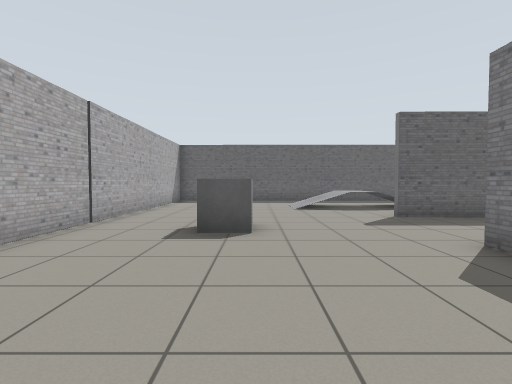
[1] (above)

24 first-person views from a walk through a Gazebo world. The camera is 0.94 m above the floor, tilts 2° down and sees 85° across. The floor is counted in squares, 1 m on a side. Each view is taken from the middle of a square. On the plan, view 1 faces up. The plan holds only what a view shows up to about 11 squares ahead; the rest is blank.

[2]
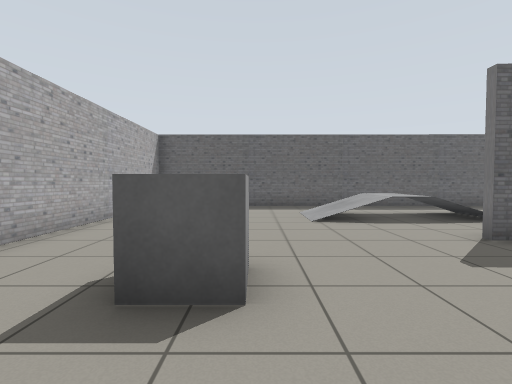

[3]
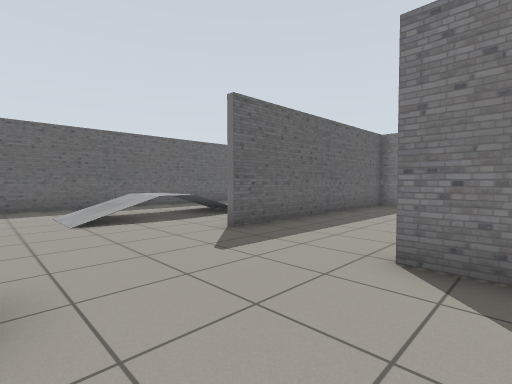

[4]
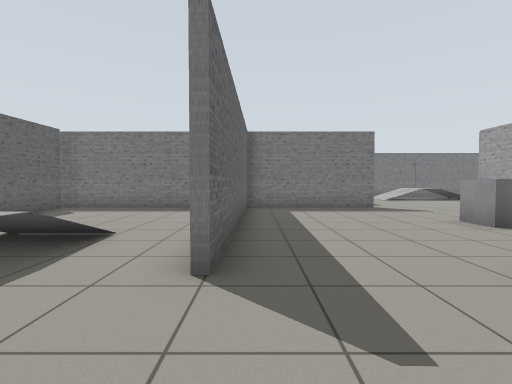

[5]
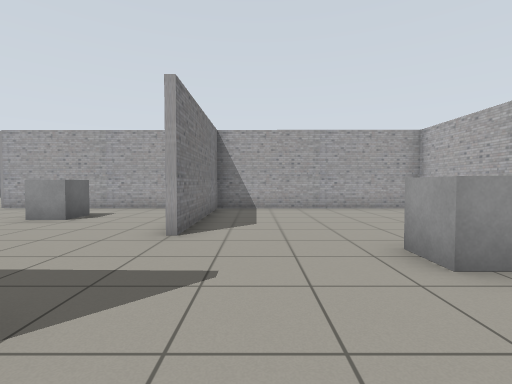

[6]
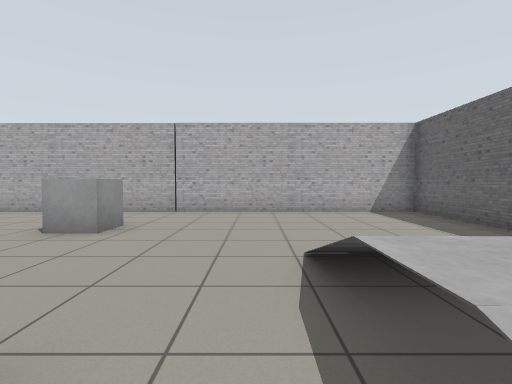

[7]
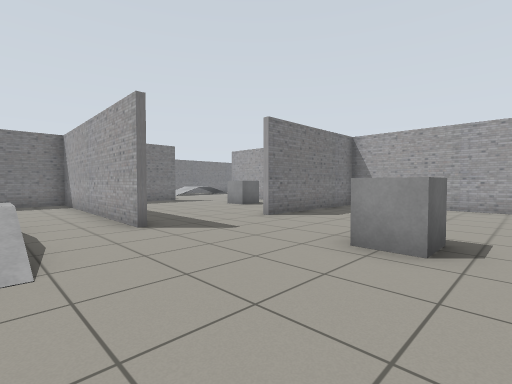

[8]
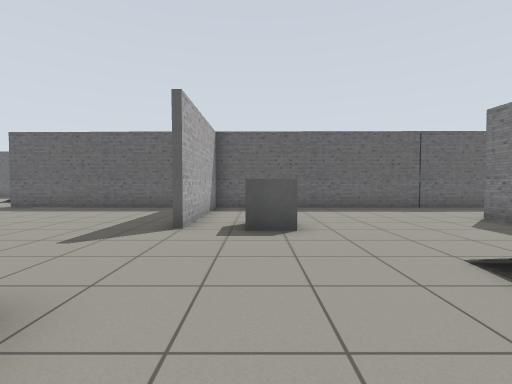

[9]
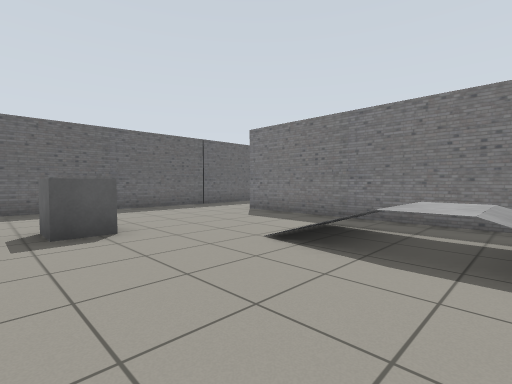

[10]
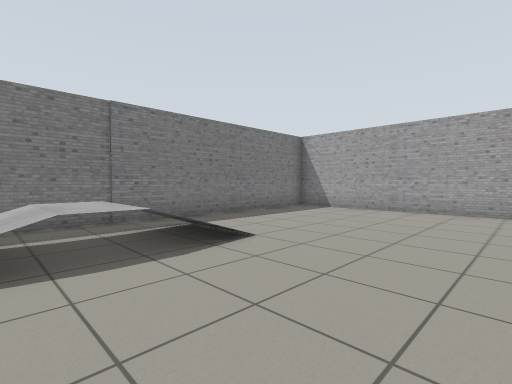

[11]
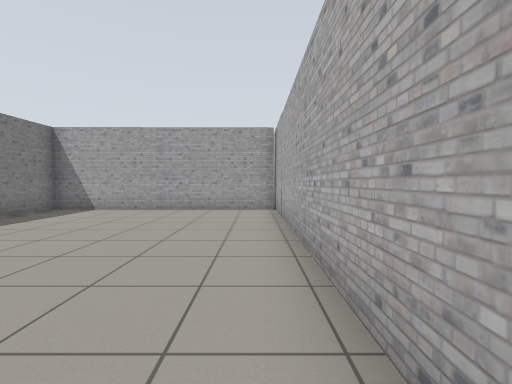

[12]
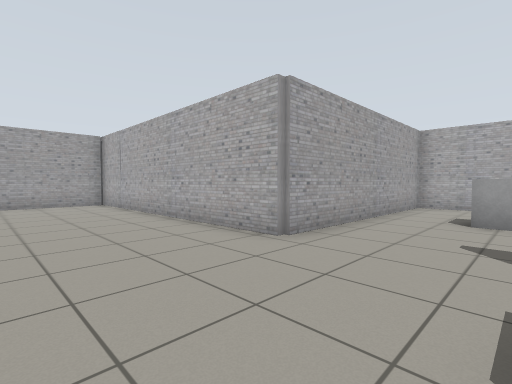

[13]
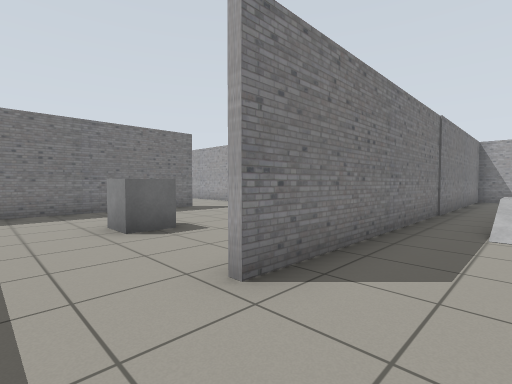

[14]
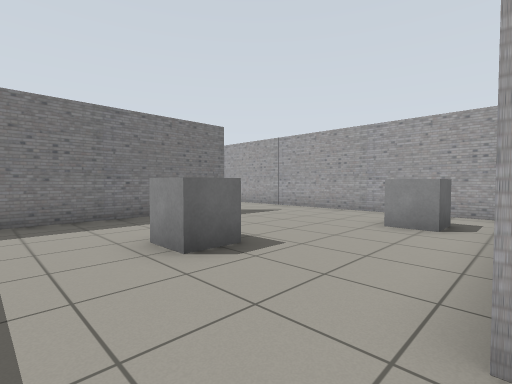

[15]
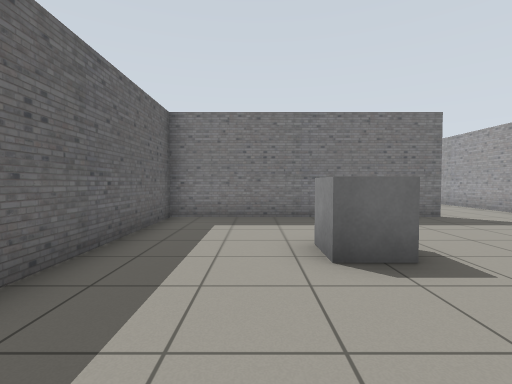

[16]
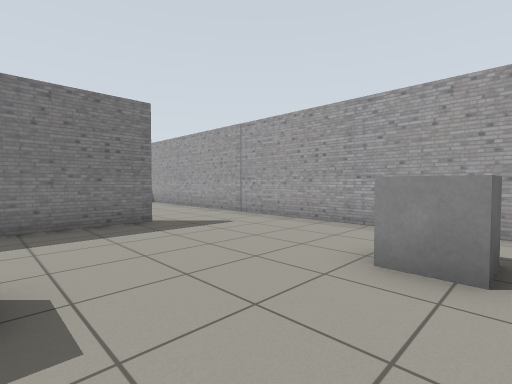

[17]
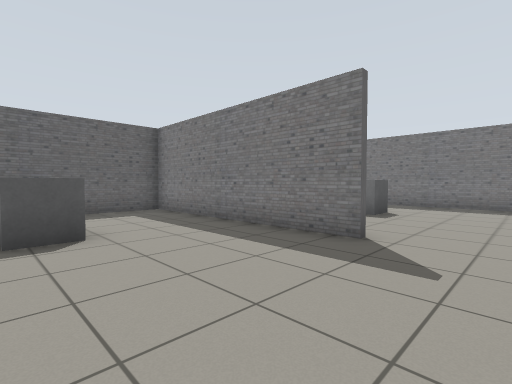

[18]
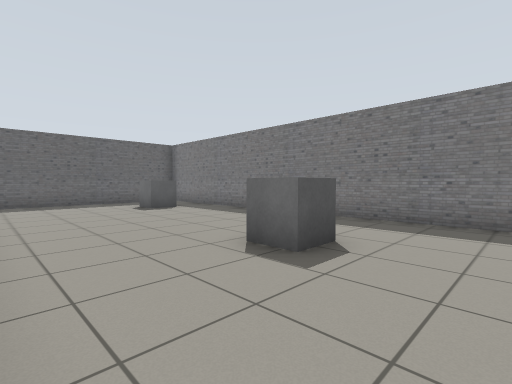

[19]
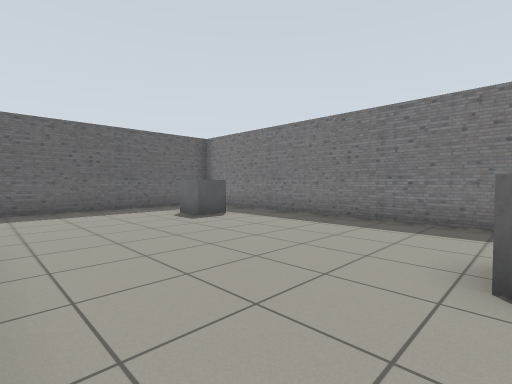

[20]
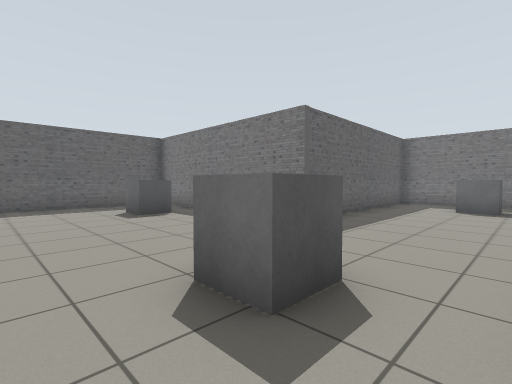

[21]
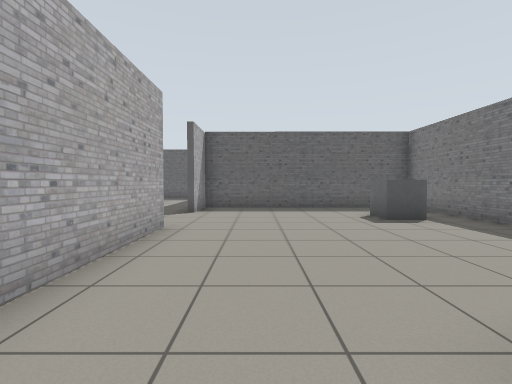

[22]
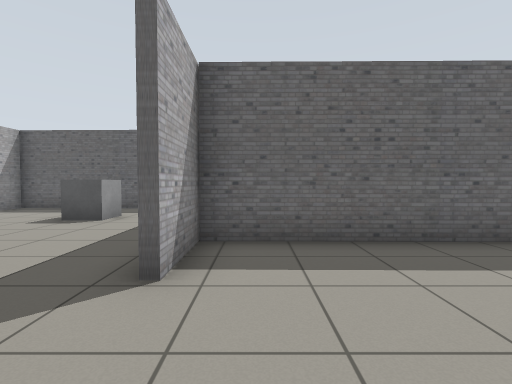

[23]
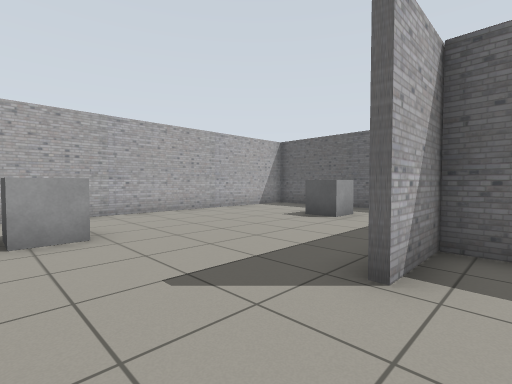

[24]
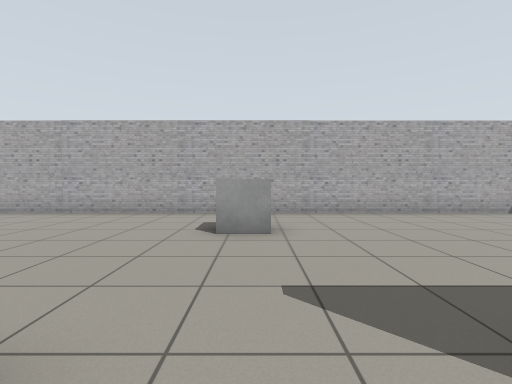

### Floor plan
Key: @ floor where view 1 was taken; # wall or solid block; . main floor; : floor 0.5 m higher than the main floor; / step, stairs or slope; B grey box; O other object.
Columns run from 4 left of view 1 to 34 right of it. Each row starts with its distance up from view 1.
 25                ######
 24                #... .
 23                #... B.
 22                #...BB.
 21                #.......
 20                #.......########
 19                #.......#...... #
 18                #.......#...... #
 17                #............BB.#
 16                #..BB........BB.#
 15                #...............#
 14 ################.......#.......#
 13 #..............#...... #...... #
 12 #........O.....#.....  #.....  ########
 11 #.....//://....#....   #....  ........#
 10 #.....//:/.....#...     ...B..........#
  9 #..............#..       ...........B.#
  8 #..............#         .............#
  7 #.......#######################.......#
  6 #..BB..........#..............#.......#
  5 #..BB..........#..............#.......#
  4 #......#.......#.......#..BB..#.......#
  3 #......#.......#.BB....#...B..#.......#
  2 #......#...B...........#......#...BB..#
  1 #......#...B...........#......#...BB..#
  0 #...@..#............//.#.B....#.......#
 -1 ################....//.#.B............#
 -2                #....::.#.............
 -3                #....//.############
 -4                #....//.#
 -5                #.......#
 -6                #.......#
 -7                #.......#
 -8                #.......#
 -9                #.......#
-10                #.......#
-11                #########

Where each view was taken, in squares from view 1:
view 1: 0 up, 0 right, facing up
view 2: 3 up, 0 right, facing up
view 3: 3 up, 0 right, facing up-right
view 4: 7 up, 1 right, facing right
view 5: 9 up, 2 right, facing down
view 6: 9 up, 5 right, facing left
view 7: 10 up, 2 left, facing down-right
view 8: 3 down, 13 right, facing up
view 9: 3 down, 12 right, facing up-right
view 10: 1 down, 12 right, facing down-right
view 11: 1 down, 12 right, facing down
view 12: 2 up, 15 right, facing down-left
view 13: 6 up, 17 right, facing down-right
view 14: 6 up, 19 right, facing down-right
view 15: 5 up, 19 right, facing right
view 16: 3 up, 20 right, facing down-right
view 17: 2 down, 22 right, facing up-right
view 18: 1 down, 27 right, facing up-right
view 19: 2 up, 27 right, facing up-right
view 20: 8 up, 21 right, facing up-right
view 21: 9 up, 21 right, facing up
view 22: 15 up, 20 right, facing up
view 23: 15 up, 20 right, facing up-left
view 24: 16 up, 20 right, facing left
